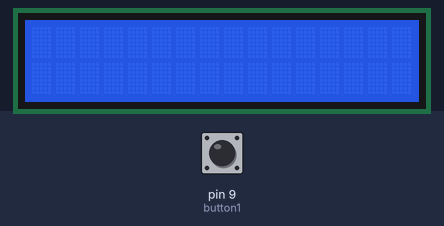
Simulated run of this sketch. Board: Arduino Uno, built with avr-gcc and run on an emulated ATmega328P. Parts: 16×2 character LCD. The test bench sets the inputs (shaded band); at power-on: pin 9 (button1) LOW.

Above: at 1.2 s.
1.3 s: pin 9 (button1) pulled HIGH for 0.15 s
At 1.8 s:
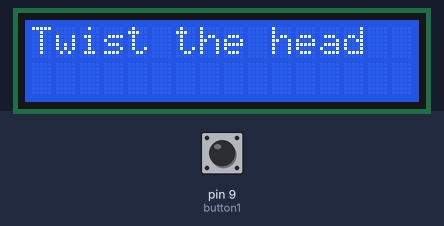
2.9 s: pin 9 (button1) pulled HIGH for 1 s
At 4.3 s:
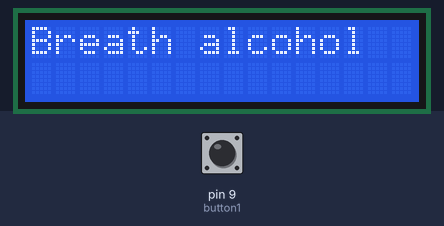
5.4 s: pin 9 (button1) pulled HIGH for 0.15 s
At 6.1 s:
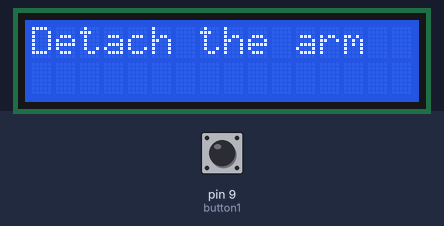
7.0 s: pin 9 (button1) pulled HIGH for 3.2 s
At 11.5 s:
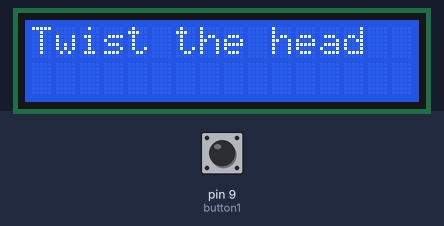
Timing chart, 0 to 12.7 s (numbered marks = the images above; inputs shaded):
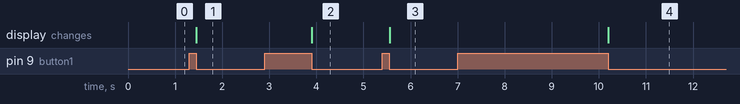

Measured:
- after the input at 1.3 s, the display: changes after 0.15 s (image 1)
- after the input at 2.9 s, the display: changes after 1.0 s (image 2)
- after the input at 5.4 s, the display: changes after 0.15 s (image 3)
- after the input at 7.0 s, the display: changes after 3.2 s (image 4)

The sketch:

test_1.7.ino
```cpp
/* Name: LCD_Screen_Tester
 * Description: Prints "Hello World!" on LCD Display.
 * Date: 7/12/21
 */

//LiquidCrystal library used for LCD
#include <LiquidCrystal.h>

/*  PIN Layout
 * 1 = Enable
 * 2 = RS
 * 4-7 = D7-D4
 * RW = GND
 * VSS = GND
 * VCC = +
 * A = +
 * K = GDN
 * V0 = MID (POTENTIOMETER)
 *
 */


const int button1 = 9;
const int button2 = 10;
int button_press = 0;
char currMessage[99] = "fdsaf";

LiquidCrystal lcd(1, 2, 4, 5, 6, 7);

struct Messages {
  char welcome[99] = "Want to play?"; //Opening instructions, can change
  char twist_head[99] = "Twist the head";
  char detach_arm[99] = "Detach the arm";
  char give_alcohol[99] = "Breath alcohol";
  char success[99] = "Success!";
  char fail[99] = "Fail";
} message;

/*
 * Description: State machine that controls the instructions of our instruction states.
 * Step 1: Twist head
 * Step 2: Give alcohol
 * Step 3: Detach arm.
 */
enum instructionStates { startSM, step_1SM, step_2SM, step_3SM, successSM, failSM} InstructionSM;
int instructionTick (int state, int button1) {
  Messages Message;
  switch(state) {
     case(startSM):
        if (button1 == 1) {
          state = step_1SM;
        } else { }
        break;
     case(step_1SM):
        if (button1 == 1) {
          state = step_2SM;
        } else {

        }
        break;
     case(step_2SM):
        if (button1 == 1) {
          state = step_3SM;
        } else { }
        break;
     case(step_3SM):
        if (button1 == 1) {
          if (1) { // if user wins
            state = successSM;
          } else { state = failSM; }
          state = step_1SM;
        } else { }
        break;
     default:
        break;
  }

  switch(state) {
     case(startSM):
        memcpy(currMessage, Message.welcome, sizeof(currMessage));
        break;
     case(step_1SM):
        memcpy(currMessage, Message.twist_head, sizeof(currMessage));
        break;
     case(step_2SM):
        memcpy(currMessage, Message.give_alcohol, sizeof(currMessage));
        break;
     case(step_3SM):
        memcpy(currMessage, Message.detach_arm, sizeof(currMessage));
        break;
     default:
        break;
  }

  return state;
}


void setup() {
  // put your setup code here, to run once:
  lcd.begin(16,2); //Dimension of the LCD
  pinMode(button1, INPUT);
  //Messages Message;
}

void loop() {
  Messages Message;
  button_press = digitalRead(button1);
  int state = 0;

  while (1) {
    button_press = digitalRead(button1);
    if (button_press) {
      while(digitalRead(button1));
      state = instructionTick(state, button_press);
      lcd.clear();
      lcd.print(currMessage);
    } else { }
  }
}
```
